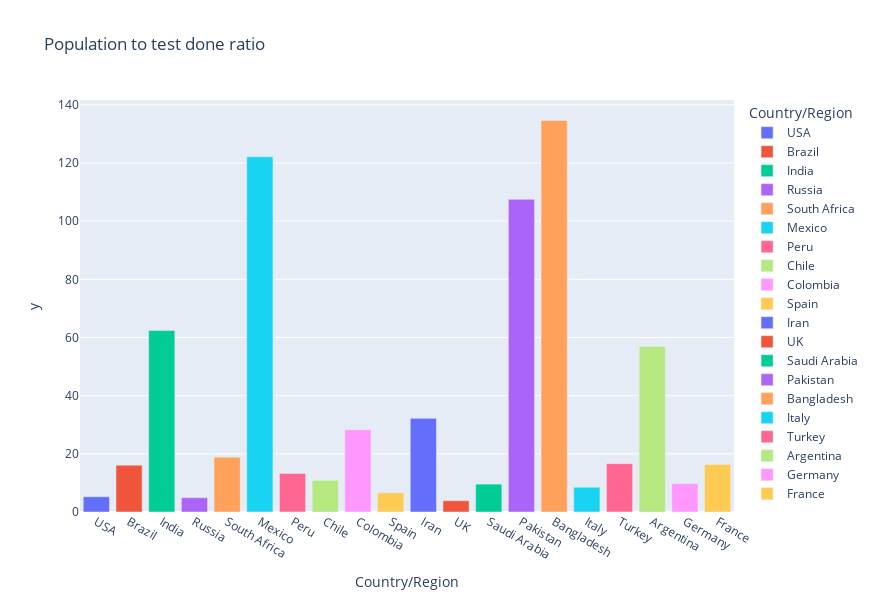

The code cell stored with this chart in its notebook:
### Code cell
px.bar(world_data.iloc[:20], x = 'Country/Region', y = pop_test_ratio[:20], color = 'Country/Region',
        title = 'Population to test done ratio',width=875,height=600)

### Figure 1 — Plotly figure (JSON) as saved in the notebook; plotly's stock layout.template omitted (floating-point values rounded to 4 significant figures)
{"data": [{"alignmentgroup": "True", "hovertemplate": "Country/Region=%{x}<br>y=%{y}<extra></extra>", "legendgroup": "USA", "marker": {"color": "#636efa", "pattern": {"shape": ""}}, "name": "USA", "offsetgroup": "USA", "orientation": "v", "showlegend": true, "textposition": "auto", "type": "bar", "x": ["USA"], "xaxis": "x", "y": [5.245], "yaxis": "y"}, {"alignmentgroup": "True", "hovertemplate": "Country/Region=%{x}<br>y=%{y}<extra></extra>", "legendgroup": "Brazil", "marker": {"color": "#EF553B", "pattern": {"shape": ""}}, "name": "Brazil", "offsetgroup": "Brazil", "orientation": "v", "showlegend": true, "textposition": "auto", "type": "bar", "x": ["Brazil"], "xaxis": "x", "y": [16.11], "yaxis": "y"}, {"alignmentgroup": "True", "hovertemplate": "Country/Region=%{x}<br>y=%{y}<extra></extra>", "legendgroup": "India", "marker": {"color": "#00cc96", "pattern": {"shape": ""}}, "name": "India", "offsetgroup": "India", "orientation": "v", "showlegend": true, "textposition": "auto", "type": "bar", "x": ["India"], "xaxis": "x", "y": [62.37], "yaxis": "y"}, {"alignmentgroup": "True", "hovertemplate": "Country/Region=%{x}<br>y=%{y}<extra></extra>", "legendgroup": "Russia", "marker": {"color": "#ab63fa", "pattern": {"shape": ""}}, "name": "Russia", "offsetgroup": "Russia", "orientation": "v", "showlegend": true, "textposition": "auto", "type": "bar", "x": ["Russia"], "xaxis": "x", "y": [4.911], "yaxis": "y"}, {"alignmentgroup": "True", "hovertemplate": "Country/Region=%{x}<br>y=%{y}<extra></extra>", "legendgroup": "South Africa", "marker": {"color": "#FFA15A", "pattern": {"shape": ""}}, "name": "South Africa", "offsetgroup": "South Africa", "orientation": "v", "showlegend": true, "textposition": "auto", "type": "bar", "x": ["South Africa"], "xaxis": "x", "y": [18.85], "yaxis": "y"}, {"alignmentgroup": "True", "hovertemplate": "Country/Region=%{x}<br>y=%{y}<extra></extra>", "legendgroup": "Mexico", "marker": {"color": "#19d3f3", "pattern": {"shape": ""}}, "name": "Mexico", "offsetgroup": "Mexico", "orientation": "v", "showlegend": true, "textposition": "auto", "type": "bar", "x": ["Mexico"], "xaxis": "x", "y": [122.1], "yaxis": "y"}, {"alignmentgroup": "True", "hovertemplate": "Country/Region=%{x}<br>y=%{y}<extra></extra>", "legendgroup": "Peru", "marker": {"color": "#FF6692", "pattern": {"shape": ""}}, "name": "Peru", "offsetgroup": "Peru", "orientation": "v", "showlegend": true, "textposition": "auto", "type": "bar", "x": ["Peru"], "xaxis": "x", "y": [13.24], "yaxis": "y"}, {"alignmentgroup": "True", "hovertemplate": "Country/Region=%{x}<br>y=%{y}<extra></extra>", "legendgroup": "Chile", "marker": {"color": "#B6E880", "pattern": {"shape": ""}}, "name": "Chile", "offsetgroup": "Chile", "orientation": "v", "showlegend": true, "textposition": "auto", "type": "bar", "x": ["Chile"], "xaxis": "x", "y": [10.87], "yaxis": "y"}, {"alignmentgroup": "True", "hovertemplate": "Country/Region=%{x}<br>y=%{y}<extra></extra>", "legendgroup": "Colombia", "marker": {"color": "#FF97FF", "pattern": {"shape": ""}}, "name": "Colombia", "offsetgroup": "Colombia", "orientation": "v", "showlegend": true, "textposition": "auto", "type": "bar", "x": ["Colombia"], "xaxis": "x", "y": [28.27], "yaxis": "y"}, {"alignmentgroup": "True", "hovertemplate": "Country/Region=%{x}<br>y=%{y}<extra></extra>", "legendgroup": "Spain", "marker": {"color": "#FECB52", "pattern": {"shape": ""}}, "name": "Spain", "offsetgroup": "Spain", "orientation": "v", "showlegend": true, "textposition": "auto", "type": "bar", "x": ["Spain"], "xaxis": "x", "y": [6.619], "yaxis": "y"}, {"alignmentgroup": "True", "hovertemplate": "Country/Region=%{x}<br>y=%{y}<extra></extra>", "legendgroup": "Iran", "marker": {"color": "#636efa", "pattern": {"shape": ""}}, "name": "Iran", "offsetgroup": "Iran", "orientation": "v", "showlegend": true, "textposition": "auto", "type": "bar", "x": ["Iran"], "xaxis": "x", "y": [32.19], "yaxis": "y"}, {"alignmentgroup": "True", "hovertemplate": "Country/Region=%{x}<br>y=%{y}<extra></extra>", "legendgroup": "UK", "marker": {"color": "#EF553B", "pattern": {"shape": ""}}, "name": "UK", "offsetgroup": "UK", "orientation": "v", "showlegend": true, "textposition": "auto", "type": "bar", "x": ["UK"], "xaxis": "x", "y": [3.878], "yaxis": "y"}, {"alignmentgroup": "True", "hovertemplate": "Country/Region=%{x}<br>y=%{y}<extra></extra>", "legendgroup": "Saudi Arabia", "marker": {"color": "#00cc96", "pattern": {"shape": ""}}, "name": "Saudi Arabia", "offsetgroup": "Saudi Arabia", "orientation": "v", "showlegend": true, "textposition": "auto", "type": "bar", "x": ["Saudi Arabia"], "xaxis": "x", "y": [9.59], "yaxis": "y"}, {"alignmentgroup": "True", "hovertemplate": "Country/Region=%{x}<br>y=%{y}<extra></extra>", "legendgroup": "Pakistan", "marker": {"color": "#ab63fa", "pattern": {"shape": ""}}, "name": "Pakistan", "offsetgroup": "Pakistan", "orientation": "v", "showlegend": true, "textposition": "auto", "type": "bar", "x": ["Pakistan"], "xaxis": "x", "y": [107.5], "yaxis": "y"}, {"alignmentgroup": "True", "hovertemplate": "Country/Region=%{x}<br>y=%{y}<extra></extra>", "legendgroup": "Bangladesh", "marker": {"color": "#FFA15A", "pattern": {"shape": ""}}, "name": "Bangladesh", "offsetgroup": "Bangladesh", "orientation": "v", "showlegend": true, "textposition": "auto", "type": "bar", "x": ["Bangladesh"], "xaxis": "x", "y": [134.6], "yaxis": "y"}, {"alignmentgroup": "True", "hovertemplate": "Country/Region=%{x}<br>y=%{y}<extra></extra>", "legendgroup": "Italy", "marker": {"color": "#19d3f3", "pattern": {"shape": ""}}, "name": "Italy", "offsetgroup": "Italy", "orientation": "v", "showlegend": true, "textposition": "auto", "type": "bar", "x": ["Italy"], "xaxis": "x", "y": [8.515], "yaxis": "y"}, {"alignmentgroup": "True", "hovertemplate": "Country/Region=%{x}<br>y=%{y}<extra></extra>", "legendgroup": "Turkey", "marker": {"color": "#FF6692", "pattern": {"shape": ""}}, "name": "Turkey", "offsetgroup": "Turkey", "orientation": "v", "showlegend": true, "textposition": "auto", "type": "bar", "x": ["Turkey"], "xaxis": "x", "y": [16.61], "yaxis": "y"}, {"alignmentgroup": "True", "hovertemplate": "Country/Region=%{x}<br>y=%{y}<extra></extra>", "legendgroup": "Argentina", "marker": {"color": "#B6E880", "pattern": {"shape": ""}}, "name": "Argentina", "offsetgroup": "Argentina", "orientation": "v", "showlegend": true, "textposition": "auto", "type": "bar", "x": ["Argentina"], "xaxis": "x", "y": [56.93], "yaxis": "y"}, {"alignmentgroup": "True", "hovertemplate": "Country/Region=%{x}<br>y=%{y}<extra></extra>", "legendgroup": "Germany", "marker": {"color": "#FF97FF", "pattern": {"shape": ""}}, "name": "Germany", "offsetgroup": "Germany", "orientation": "v", "showlegend": true, "textposition": "auto", "type": "bar", "x": ["Germany"], "xaxis": "x", "y": [9.761], "yaxis": "y"}, {"alignmentgroup": "True", "hovertemplate": "Country/Region=%{x}<br>y=%{y}<extra></extra>", "legendgroup": "France", "marker": {"color": "#FECB52", "pattern": {"shape": ""}}, "name": "France", "offsetgroup": "France", "orientation": "v", "showlegend": true, "textposition": "auto", "type": "bar", "x": ["France"], "xaxis": "x", "y": [16.35], "yaxis": "y"}], "layout": {"barmode": "relative", "height": 600, "legend": {"title": {"text": "Country/Region"}, "tracegroupgap": 0}, "title": {"text": "Population to test done ratio"}, "width": 875, "xaxis": {"anchor": "y", "autorange": true, "categoryarray": ["USA", "Brazil", "India", "Russia", "South Africa", "Mexico", "Peru", "Chile", "Colombia", "Spain", "Iran", "UK", "Saudi Arabia", "Pakistan", "Bangladesh", "Italy", "Turkey", "Argentina", "Germany", "France"], "categoryorder": "array", "domain": [0, 1], "range": [-0.5, 19.5], "title": {"text": "Country/Region"}, "type": "category"}, "yaxis": {"anchor": "x", "autorange": true, "domain": [0, 1], "range": [0, 141.6], "title": {"text": "y"}, "type": "linear"}}}
